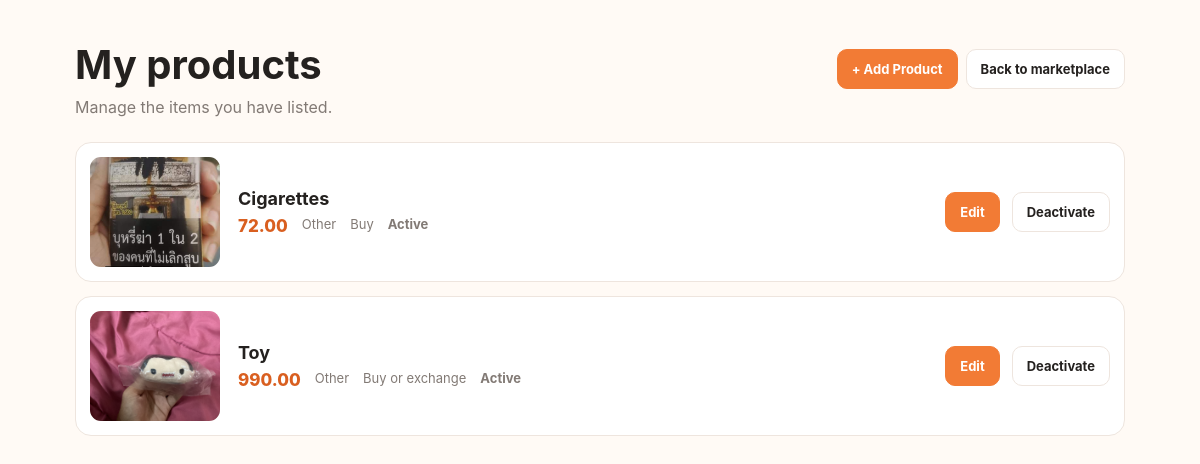
The page /my_products.php (signed in) on the database its author committed.
### tables this page shows
CREATE TABLE products (
                id INTEGER PRIMARY KEY AUTOINCREMENT,
                user_id INTEGER NOT NULL,
                name TEXT NOT NULL,
                description TEXT,
                price REAL NOT NULL,
                image TEXT,
                created_at DATETIME NOT NULL DEFAULT CURRENT_TIMESTAMP, category TEXT NULL, transaction_type TEXT NOT NULL DEFAULT 'buy' CHECK (transaction_type IN ('buy', 'exchange', 'both')), item_condition TEXT NULL CHECK (item_condition IS NULL OR item_condition IN ('new', 'like_new', 'used')), status TEXT NOT NULL DEFAULT 'active' CHECK (status IN ('active', 'reserved', 'sold', 'inactive')),
                FOREIGN KEY (user_id) REFERENCES users(id)
            );

### my_products.php (the view, shortened to what this page needs)
<?php
require_once __DIR__ . "/db.php";
$userId = (int) $_SESSION["user_id"];
$products = [];
$loadFailed = false;
try {
    $stmt = $pdo->prepare(
        "SELECT id, name, price, image, category, transaction_type, status,
                EXISTS (
                    SELECT 1 FROM product_reservations
                    WHERE product_reservations.product_id = products.id
                ) AS is_reserved
         FROM products
         WHERE user_id = :user_id
         ORDER BY created_at DESC"
    );
    $stmt->execute(["user_id" => $userId]);
    $products = $stmt->fetchAll(PDO::FETCH_ASSOC);
} catch (PDOException $e) {
    error_log("Owned products query failed (code: {$e->getCode()}).");
    $loadFailed = true;
}
$escape = static fn ($value): string => htmlspecialchars(
    (string) $value,
    ENT_QUOTES | ENT_SUBSTITUTE,
    "UTF-8"
);
$categories = [
    "electronics" => "Electronics",
    "fashion" => "Fashion",
    "home_living" => "Home & Living",
    "books" => "Books",
    "sports_outdoors" => "Sports & Outdoors",
    "games_collectibles" => "Games & Collectibles",
    "other" => "Other"
];
$transactionTypes = [
    "buy" => "Buy",
    "exchange" => "Exchange",
    "both" => "Buy or exchange"
];
?>
<!DOCTYPE html>
<html lang="en">
<head>
</head>
<body>
<main>
    <header>
        <h1>My products</h1>
        <div class="header-actions">
            <a class="button button--primary" href="add_product.php">+ Add Product</a>
            <a class="button" href="index.php">Back to marketplace</a>
        </div>
    </header>
    <p class="subtitle">Manage the items you have listed.</p>
    <?php if ($loadFailed): ?>
        <p class="notice" role="alert">Your products could not be loaded. Please try again later.</p>
    <?php elseif ($products === []): ?>
        <p>You have not listed any products yet.</p>
    <?php else: ?>
        <section class="product-list" aria-label="Your products">
            <?php foreach ($products as $product): ?>
                <article class="product">
                    <?php if (is_string($product["image"]) && $product["image"] !== ""): ?>
                        <img src="<?= $escape($product["image"]) ?>" alt="<?= $escape($product["name"]) ?>">
                    <?php else: ?>
                        <div class="placeholder">No image</div>
                    <?php endif; ?>
                    <div>
                        <h2><?= $escape($product["name"]) ?></h2>
                        <div class="meta">
                            <span class="price"><?= number_format((float) $product["price"], 2) ?></span>
                            <span><?= $escape($categories[$product["category"] ?? ""] ?? "Other") ?></span>
                            <span><?= $escape($transactionTypes[$product["transaction_type"] ?? ""] ?? "Unknown type") ?></span>
                            <span class="status<?= $product["status"] === "inactive" ? " status--inactive" : "" ?>">
                                <?= $escape(ucfirst((string) $product["status"])) ?>
                            </span>
                        </div>
                    </div>
                    <div class="actions">
                        <?php if ($product["status"] === "reserved" || (int) $product["is_reserved"] === 1): ?>
                            <span>Reserved for an exchange</span>
                        <?php else: ?>
                            <a class="button button--primary" href="edit_product.php?id=<?= (int) $product["id"] ?>">Edit</a>
                            <?php if ($product["status"] !== "inactive"): ?>
                                <a class="button" href="deactivate_product.php?id=<?= (int) $product["id"] ?>">Deactivate</a>
                            <?php endif; ?>
                        <?php endif; ?>
                    </div>
                </article>
            <?php endforeach; ?>
        </section>
    <?php endif; ?>
</main>
</body>
</html>

### my_products.php (style rules this page uses)
:root { font-family: Inter, ui-sans-serif, system-ui, -apple-system, BlinkMacSystemFont, "Segoe UI", sans-serif; color: #24211f; background: #fffaf5; --orange: #f27b35; --line: #eee5de; --muted: #827a75; }
* { box-sizing: border-box; }
body { margin: 0; }
main { width: min(1050px, calc(100% - 32px)); margin: 40px auto; }
header, .actions { display: flex; align-items: center; justify-content: space-between; gap: 12px; }
header { flex-wrap: wrap; }
.header-actions { display: flex; flex-wrap: wrap; gap: 8px; }
h1 { margin: 0 0 8px; font-size: clamp(28px, 5vw, 40px); }
.subtitle { margin: 0 0 25px; color: var(--muted); }
a { color: inherit; }
.button { display: inline-flex; min-height: 40px; align-items: center; justify-content: center; padding: 0 14px; border: 1px solid var(--line); border-radius: 10px; background: white; font-size: 13px; font-weight: 700; text-decoration: none; }
.button--primary { border-color: var(--orange); color: white; background: var(--orange); }
.product-list { display: grid; gap: 14px; }
.product { display: grid; grid-template-columns: 130px minmax(0, 1fr) auto; align-items: center; gap: 18px; padding: 14px; border: 1px solid var(--line); border-radius: 16px; background: white; }
.product img, .placeholder { width: 130px; height: 110px; border-radius: 11px; object-fit: cover; background: #f7f2ed; }
.product h2 { margin: 0 0 7px; font-size: 18px; overflow-wrap: anywhere; }
.meta { display: flex; flex-wrap: wrap; gap: 7px 14px; color: var(--muted); font-size: 13px; }
.price { color: #d95f20; font-size: 17px; font-weight: 800; }
.status { font-weight: 750; }
.actions { justify-content: flex-end; flex-wrap: wrap; }

### rows shown on the page
products: image (picture), name "Cigarettes", price "72.00", category "Other", transaction_type "Buy", status "Active"
products: image (picture), name "Toy", price "990.00", category "Other", transaction_type "Buy or exchange", status "Active"
